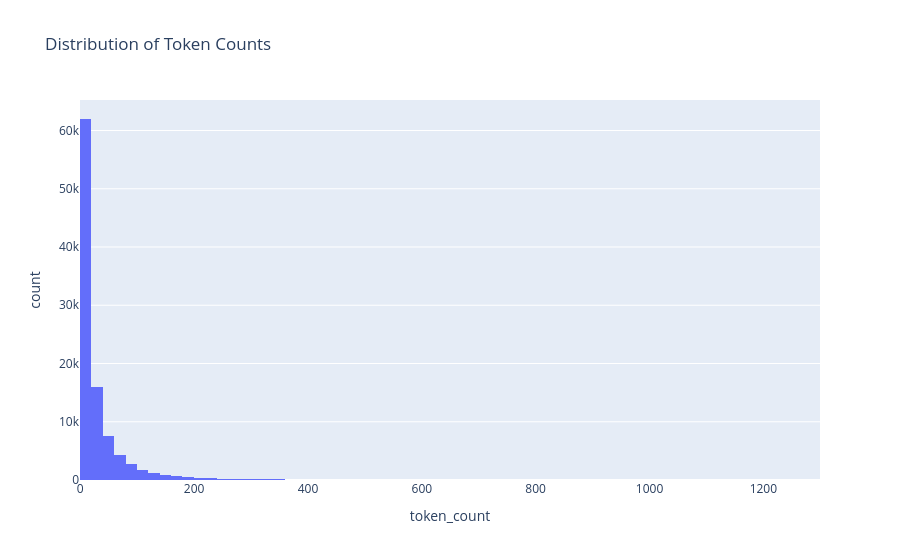

Notebook source saved alongside this figure:
### Code cell
fig = px.histogram(

    df,

    x="token_count",

    nbins=80,

    title="Distribution of Token Counts"

)

fig.write_image(
    "../outputs/figures/token_count_distribution.png"
)

fig.show()

### Figure 1 — Plotly figure (JSON) as saved in the notebook; plotly's stock layout.template omitted (floating-point values rounded to 4 significant figures; data arrays with more than 128 entries replaced by an {"elided": "..."} marker saying what was removed)
{"data": [{"bingroup": "x", "hovertemplate": "token_count=%{x}<br>count=%{y}<extra></extra>", "legendgroup": "", "marker": {"color": "#636efa", "pattern": {"shape": ""}}, "name": "", "nbinsx": 80, "orientation": "v", "showlegend": false, "type": "histogram", "x": {"elided": "100000 int values"}, "xaxis": "x", "yaxis": "y"}], "layout": {"barmode": "relative", "legend": {"tracegroupgap": 0}, "title": {"text": "Distribution of Token Counts"}, "xaxis": {"anchor": "y", "domain": [0, 1], "title": {"text": "token_count"}}, "yaxis": {"anchor": "x", "domain": [0, 1], "title": {"text": "count"}}}}
